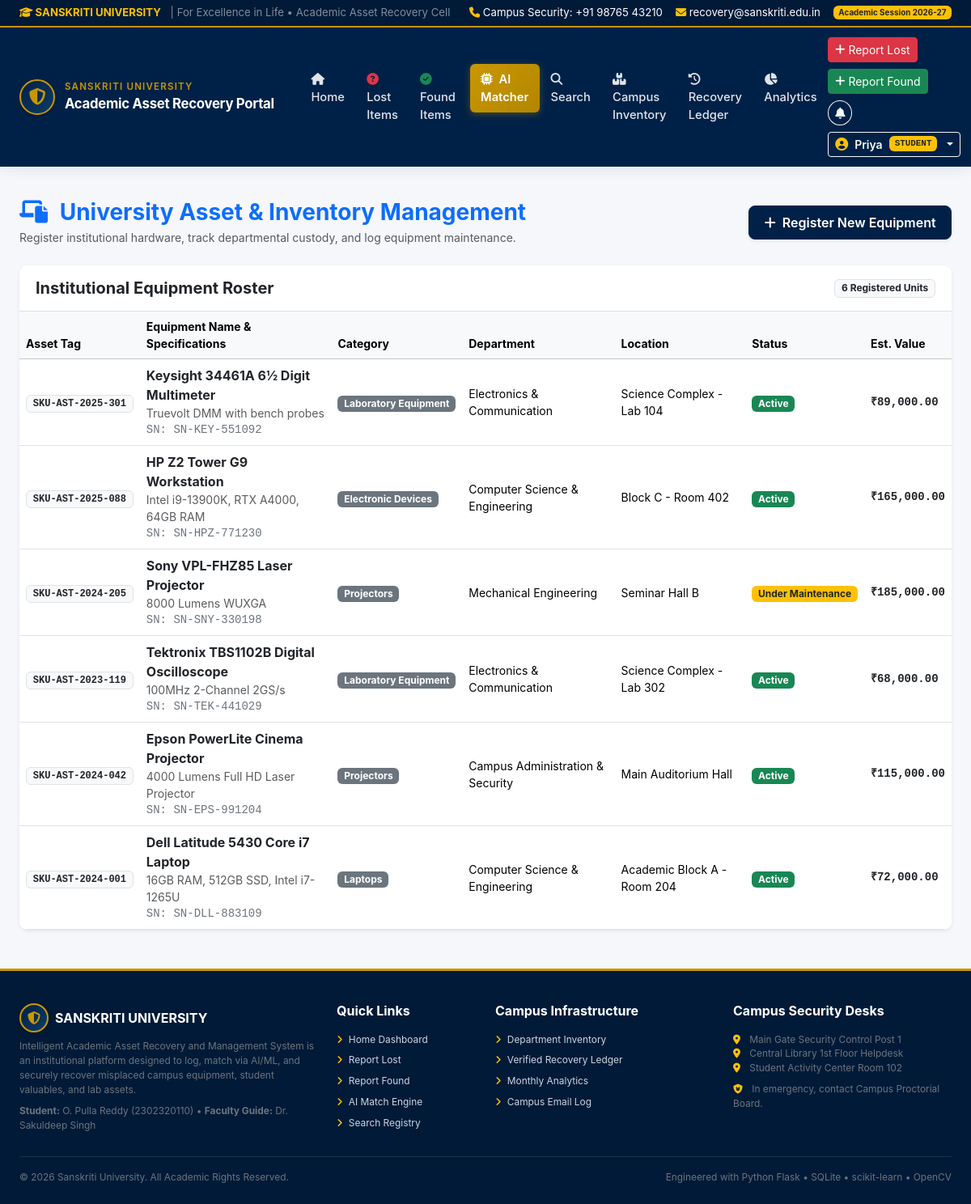
The app's page /admin/assets (signed in) with its own data.
### tables this page shows
CREATE TABLE users (
        id INTEGER PRIMARY KEY AUTOINCREMENT,
        name TEXT NOT NULL,
        email TEXT UNIQUE NOT NULL,
        password_hash TEXT NOT NULL,
        role TEXT NOT NULL DEFAULT 'student',
        department TEXT NOT NULL,
        id_number TEXT NOT NULL,
        phone TEXT,
        avatar TEXT DEFAULT 'default_avatar.png',
        created_at TIMESTAMP DEFAULT CURRENT_TIMESTAMP
    );

CREATE TABLE institutional_assets (
        id INTEGER PRIMARY KEY AUTOINCREMENT,
        asset_tag TEXT UNIQUE NOT NULL,
        name TEXT NOT NULL,
        category TEXT NOT NULL,
        model_specs TEXT,
        serial_number TEXT,
        department TEXT NOT NULL,
        assigned_to TEXT,
        current_location TEXT NOT NULL,
        status TEXT NOT NULL DEFAULT 'Active', -- 'Active', 'Under Maintenance', 'Reported Lost', 'Decommissioned'
        registered_date TEXT,
        value_estimate REAL DEFAULT 0.0
    );

### app.py (the view)
@app.route('/admin/assets')
@login_required
@role_required('admin', 'staff', 'dept_head')
def admin_assets():
    assets = database.query_db("SELECT * FROM institutional_assets ORDER BY id DESC")
    return render_template('admin/institutional_assets.html', assets=assets)

### templates/admin/institutional_assets.html (shortened to what this page needs)
{% extends 'base.html' %}
{% block content %}
<div class="container-fluid px-4">
    <div class="d-flex flex-column flex-md-row justify-content-between align-items-md-center mb-4 gap-3">
        <div>
            <h3 class="fw-bold mb-1 text-primary">
                <i class="fa-solid fa-laptop-file me-2"></i> University Asset &amp; Inventory Management
            </h3>
            <p class="text-muted small mb-0">Register institutional hardware, track departmental custody, and log equipment maintenance.</p>
        </div>
        <button type="button" class="btn btn-su-primary shadow-sm fw-semibold" data-bs-toggle="modal" data-bs-target="#addAssetModal">
            <i class="fa-solid fa-plus me-1"></i> Register New Equipment
        </button>
    </div>
    <div class="card shadow-sm border-0 mb-4">
        <div class="card-header bg-white py-3 border-bottom d-flex justify-content-between align-items-center">
            <h5 class="fw-bold mb-0 text-dark">Institutional Equipment Roster</h5>
            <span class="badge bg-light text-dark border">{{ assets|length }} Registered Units</span>
        </div>
        <div class="card-body p-0">
            <div class="table-responsive">
                <table class="table table-hover align-middle mb-0">
                    <thead class="table-light small">
                        <tr>
                            <th>Asset Tag</th>
                            <th>Equipment Name &amp; Specifications</th>
                            <th>Category</th>
                            <th>Department</th>
                            <th>Location</th>
                            <th>Status</th>
                            <th>Est. Value</th>
                        </tr>
                    </thead>
                    <tbody>
                        {% for a in assets %}
                        <tr>
                            <td>
                                <span class="badge bg-light text-dark border font-monospace fw-bold">
                                    {{ a.asset_tag }}
                                </span>
                            </td>
                            <td>
                                <div class="fw-bold text-dark">{{ a.name }}</div>
                                <div class="small text-muted">{{ a.model_specs }}</div>
                                <div class="small font-monospace text-secondary">SN: {{ a.serial_number }}</div>
                            </td>
                            <td><span class="badge bg-secondary">{{ a.category }}</span></td>
                            <td class="small">{{ a.department }}</td>
                            <td class="small">{{ a.current_location }}</td>
                            <td>
                                <span class="badge {% if a.status == 'Active' %}bg-success{% elif a.status == 'Under Maintenance' %}bg-warning text-dark{% elif a.status == 'Reported Lost' %}bg-danger{% else %}bg-secondary{% endif %}">
                                    {{ a.status }}
                                </span>
                            </td>
                            <td class="small font-monospace fw-bold text-dark">₹{{ "{:,.2f}".format(a.value_estimate or 0) }}</td>
                        </tr>
                        {% endfor %}
                    </tbody>
                </table>
            </div>
        </div>
    </div>
</div>
{% endblock %}

### templates/base.html (shortened to what this page needs)
<!DOCTYPE html>
<html lang="en">
<head>
    <link href="https://cdn.jsdelivr.net/npm/bootstrap@5.3.3/dist/css/bootstrap.min.css" rel="stylesheet">
    <link rel="stylesheet" href="https://cdnjs.cloudflare.com/ajax/libs/font-awesome/6.5.2/css/all.min.css">
    <link rel="stylesheet" href="{{ url_for('static', filename='css/style.css') }}">
</head>
<body>
    <div class="su-topbar d-none d-md-block">
        <div class="container-fluid px-4 d-flex justify-content-between align-items-center">
            <div>
                <span class="fw-bold text-warning me-2"><i class="fa-solid fa-graduation-cap"></i> SANSKRITI UNIVERSITY</span>
                <span class="text-white-50">| For Excellence in Life &bull; Academic Asset Recovery Cell</span>
            </div>
            <div class="d-flex align-items-center gap-3">
                <span><i class="fa-solid fa-phone text-warning"></i> Campus Security: +91 98765 43210</span>
                <span><i class="fa-solid fa-envelope text-warning"></i> recovery@sanskriti.edu.in</span>
                <span class="badge bg-warning text-dark fw-bold">Academic Session 2026-27</span>
            </div>
        </div>
    </div>
    <nav class="navbar navbar-expand-lg su-navbar sticky-top">
        <div class="container-fluid px-4">
            <a class="navbar-brand" href="{{ url_for('index') }}">
                <div class="uni-crest-icon">
                    <i class="fa-solid fa-shield-halved"></i>
                </div>
                <div>
                    <span class="university-tag">Sanskriti University</span>
                    <span class="system-title">Academic Asset Recovery Portal</span>
                </div>
            </a>
            <div class="collapse navbar-collapse" id="suNavbarNav">
                <ul class="navbar-nav me-auto mb-2 mb-lg-0 ms-lg-3">
                    <li class="nav-item">
                        <a class="nav-link {% if request.endpoint == 'index' %}active{% endif %}" href="{{ url_for('index') }}">
                            <i class="fa-solid fa-house me-1"></i> Home
                        </a>
                    </li>
                    <li class="nav-item">
                        <a class="nav-link {% if request.endpoint == 'list_lost' %}active{% endif %}" href="{{ url_for('list_lost') }}">
                            <i class="fa-solid fa-circle-question text-danger me-1"></i> Lost Items
                        </a>
                    </li>
                    <li class="nav-item">
                        <a class="nav-link {% if request.endpoint == 'list_found' %}active{% endif %}" href="{{ url_for('list_found') }}">
                            <i class="fa-solid fa-circle-check text-success me-1"></i> Found Items
                        </a>
                    </li>
                    <li class="nav-item">
                        <a class="nav-link special-gold {% if request.endpoint == 'ai_matching_center' %}active{% endif %} ms-lg-1" href="{{ url_for('ai_matching_center') }}">
                            <i class="fa-solid fa-microchip me-1"></i> AI Matcher
                        </a>
                    </li>
                    <li class="nav-item">
                        <a class="nav-link {% if request.endpoint == 'search_assets' %}active{% endif %}" href="{{ url_for('search_assets') }}">
                            <i class="fa-solid fa-magnifying-glass me-1"></i> Search
                        </a>
                    </li>
                    <li class="nav-item">
                        <a class="nav-link {% if request.endpoint == 'institutional_assets' %}active{% endif %}" href="{{ url_for('institutional_assets') }}">
                            <i class="fa-solid fa-boxes-stacked me-1"></i> Campus Inventory
                        </a>
                    </li>
                    <li class="nav-item">
                        <a class="nav-link {% if request.endpoint == 'recovery_history' %}active{% endif %}" href="{{ url_for('recovery_history') }}">
                            <i class="fa-solid fa-clock-rotate-left me-1"></i> Recovery Ledger
                        </a>
                    </li>
                    <li class="nav-item">
                        <a class="nav-link {% if request.endpoint == 'reports_statistics' %}active{% endif %}" href="{{ url_for('reports_statistics') }}">
                            <i class="fa-solid fa-chart-pie me-1"></i> Analytics
                        </a>
                    </li>
                </ul>
                <div class="d-flex align-items-center gap-2 flex-wrap">
                    {% if current_user %}
                        <a href="{{ url_for('report_lost') }}" class="btn btn-sm btn-danger d-flex align-items-center gap-1 shadow-sm">
                            <i class="fa-solid fa-plus"></i> Report Lost
                        </a>
                        <a href="{{ url_for('report_found') }}" class="btn btn-sm btn-success d-flex align-items-center gap-1 shadow-sm">
                            <i class="fa-solid fa-plus"></i> Report Found
                        </a>
                        <div class="position-relative me-2">
                            <a href="{{ url_for('notifications_view') }}" class="btn btn-outline-light btn-sm rounded-circle px-2" title="Notifications">
                                <i class="fa-solid fa-bell"></i>
                            </a>
                        </div>
                        <div class="dropdown">
                            <button class="btn btn-outline-light btn-sm dropdown-toggle d-flex align-items-center gap-2" type="button" data-bs-toggle="dropdown" aria-expanded="false">
                                <i class="fa-solid fa-user-circle fs-6 text-warning"></i>
                                <span class="fw-semibold">{{ current_user.name.split()[0] }}</span>
                                <span class="badge bg-warning text-dark text-uppercase font-monospace" style="font-size: 0.68rem;">{{ current_user.role }}</span>
                            </button>
                        </div>
                    {% endif %}
                </div>
            </div>
        </div>
    </nav>
    <main class="flex-grow-1 py-4">
        {% block content %}{% endblock %}
    </main>
    <footer class="su-footer">
        <div class="container-fluid px-4">
            <div class="row g-4">
                <div class="col-lg-4 col-md-6">
                    <div class="d-flex align-items-center gap-2 mb-2">
                        <div class="uni-crest-icon" style="width:36px; height:36px; font-size:1rem;">
                            <i class="fa-solid fa-shield-halved"></i>
                        </div>
                        <h6 class="text-white mb-0 fw-bold">SANSKRITI UNIVERSITY</h6>
                    </div>
                    <p class="small text-secondary mb-2">
                        Intelligent Academic Asset Recovery and Management System is an institutional platform designed to log, match via AI/ML, and securely recover misplaced campus equipment, student valuables, and lab assets.
                    </p>
                    <div class="small text-secondary">
                        <strong>Student:</strong> O. Pulla Reddy (2302320110) &bull; <strong>Faculty Guide:</strong> Dr. Sakuldeep Singh
                    </div>
                </div>
                <div class="col-lg-2 col-md-6 col-6">
                    <h6 class="text-white fw-bold mb-3">Quick Links</h6>
                    <ul class="list-unstyled small d-flex flex-column gap-2">
                        <li><a href="{{ url_for('index') }}"><i class="fa-solid fa-angle-right me-1 text-warning"></i> Home Dashboard</a></li>
                        <li><a href="{{ url_for('report_lost') }}"><i class="fa-solid fa-angle-right me-1 text-warning"></i> Report Lost</a></li>
                        <li><a href="{{ url_for('report_found') }}"><i class="fa-solid fa-angle-right me-1 text-warning"></i> Report Found</a></li>
                        <li><a href="{{ url_for('ai_matching_center') }}"><i class="fa-solid fa-angle-right me-1 text-warning"></i> AI Match Engine</a></li>
                        <li><a href="{{ url_for('search_assets') }}"><i class="fa-solid fa-angle-right me-1 text-warning"></i> Search Registry</a></li>
                    </ul>
                </div>
                <div class="col-lg-3 col-md-6 col-6">
                    <h6 class="text-white fw-bold mb-3">Campus Infrastructure</h6>
                    <ul class="list-unstyled small d-flex flex-column gap-2">
                        <li><a href="{{ url_for('institutional_assets') }}"><i class="fa-solid fa-angle-right me-1 text-warning"></i> Department Inventory</a></li>
                        <li><a href="{{ url_for('recovery_history') }}"><i class="fa-solid fa-angle-right me-1 text-warning"></i> Verified Recovery Ledger</a></li>
                        <li><a href="{{ url_for('reports_statistics') }}"><i class="fa-solid fa-angle-right me-1 text-warning"></i> Monthly Analytics</a></li>
                        <li><a href="{{ url_for('email_logs_view') }}"><i class="fa-solid fa-angle-right me-1 text-warning"></i> Campus Email Log</a></li>
                    </ul>
                </div>
                <div class="col-lg-3 col-md-6">
                    <h6 class="text-white fw-bold mb-3">Campus Security Desks</h6>
                    <p class="small text-secondary mb-1">
                        <i class="fa-solid fa-location-dot text-warning me-2"></i> Main Gate Security Control Post 1<br>
                        <i class="fa-solid fa-location-dot text-warning me-2"></i> Central Library 1st Floor Helpdesk<br>
                        <i class="fa-solid fa-location-dot text-warning me-2"></i> Student Activity Center Room 102
                    </p>
                    <p class="small text-secondary mt-2">
                        <i class="fa-solid fa-shield-cat text-warning me-2"></i> In emergency, contact Campus Proctorial Board.
                    </p>
                </div>
            </div>
            <hr class="border-secondary my-3 opacity-25">
            <div class="d-flex flex-column flex-md-row justify-content-between align-items-center small text-secondary">
                <div>&copy; 2026 Sanskriti University. All Academic Rights Reserved.</div>
                <div>Engineered with Python Flask &bull; SQLite &bull; scikit-learn &bull; OpenCV</div>
            </div>
        </div>
    </footer>
</body>
</html>

### records on screen
users: name "Priya", role "STUDENT"
institutional_assets: asset_tag "SKU-AST-2025-301", name "Keysight 34461A 6½ Digit Multimeter", model_specs "Truevolt DMM with bench probes", serial_number "SN-KEY-551092", category "Laboratory Equipment", department "Electronics & Communication", current_location "Science Complex - Lab 104", status "Active", value_estimate "89,000.00"
institutional_assets: asset_tag "SKU-AST-2025-088", name "HP Z2 Tower G9 Workstation", model_specs "Intel i9-13900K, RTX A4000, 64GB RAM", serial_number "SN-HPZ-771230", category "Electronic Devices", department "Computer Science & Engineering", current_location "Block C - Room 402", status "Active", value_estimate "165,000.00"
institutional_assets: asset_tag "SKU-AST-2024-205", name "Sony VPL-FHZ85 Laser Projector", model_specs "8000 Lumens WUXGA", serial_number "SN-SNY-330198", category "Projectors", department "Mechanical Engineering", current_location "Seminar Hall B", status "Under Maintenance", value_estimate "185,000.00"
institutional_assets: asset_tag "SKU-AST-2023-119", name "Tektronix TBS1102B Digital Oscilloscope", model_specs "100MHz 2-Channel 2GS/s", serial_number "SN-TEK-441029", category "Laboratory Equipment", department "Electronics & Communication", current_location "Science Complex - Lab 302", status "Active", value_estimate "68,000.00"
institutional_assets: asset_tag "SKU-AST-2024-042", name "Epson PowerLite Cinema Projector", model_specs "4000 Lumens Full HD Laser Projector", serial_number "SN-EPS-991204", category "Projectors", department "Campus Administration & Security", current_location "Main Auditorium Hall", status "Active", value_estimate "115,000.00"
institutional_assets: asset_tag "SKU-AST-2024-001", name "Dell Latitude 5430 Core i7 Laptop", model_specs "16GB RAM, 512GB SSD, Intel i7-1265U", serial_number "SN-DLL-883109", category "Laptops", department "Computer Science & Engineering", current_location "Academic Block A - Room 204", status "Active", value_estimate "72,000.00"

### other values on screen
{{ assets|length }} "6"
